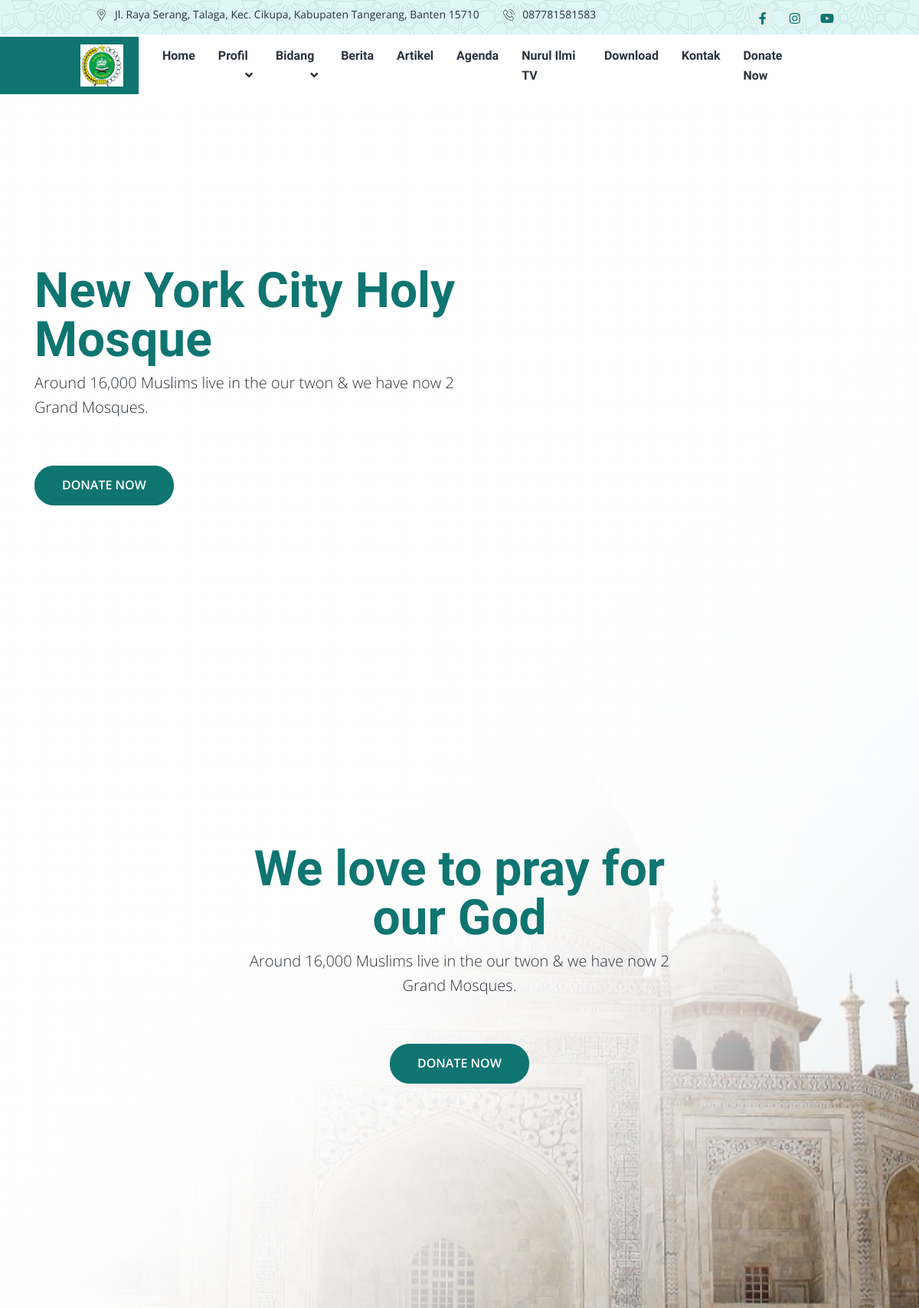
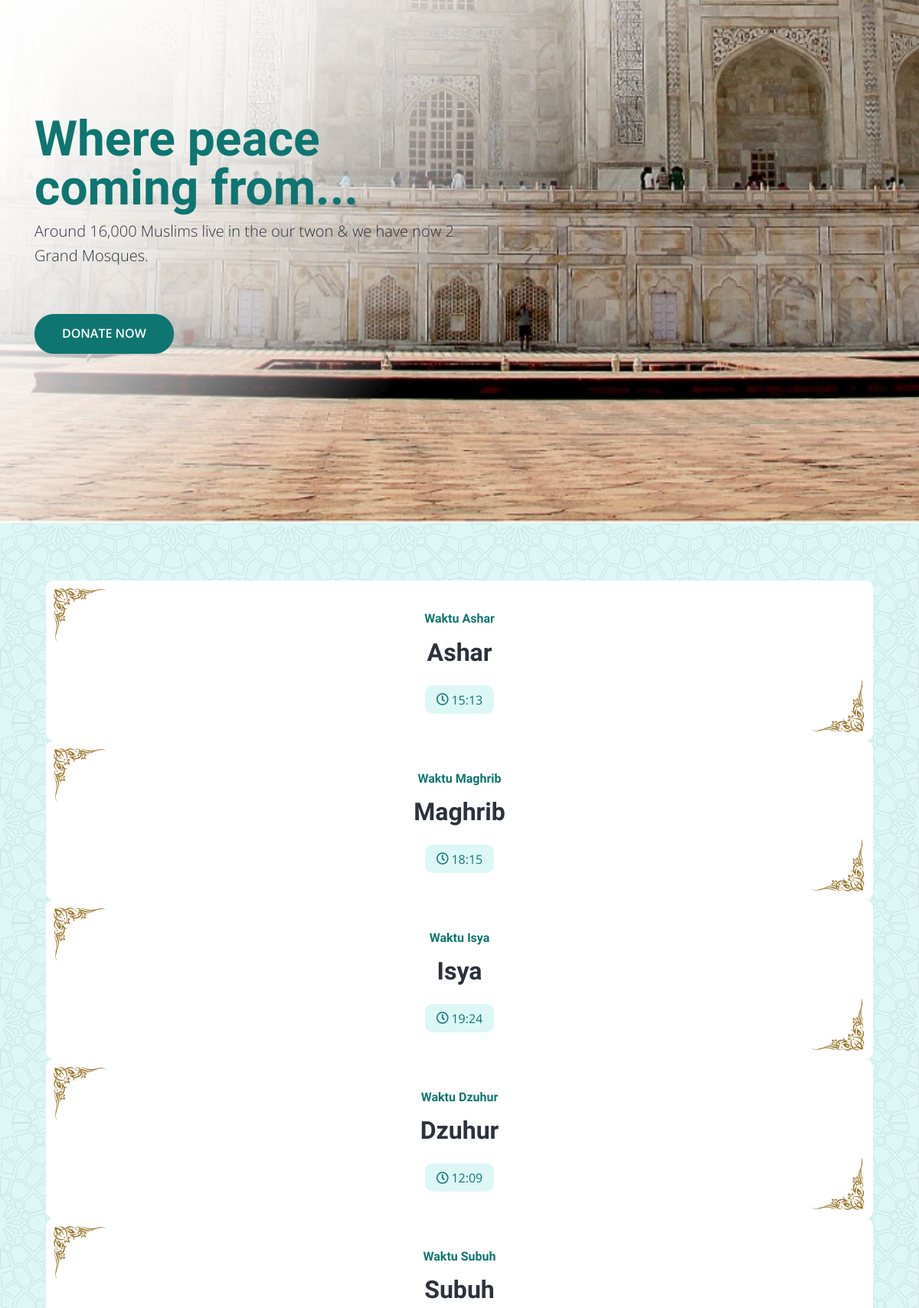
The page / (upper part) on the database its author committed (2 pictures, top to bottom).
### tables this page shows
CREATE TABLE `tbl_setting` (
  `id_setting` int(11) NOT NULL,
  `id_jadwal` int(11) NOT NULL,
  `nama_masjid` varchar(100) NOT NULL,
  `alamat` text NOT NULL,
  `no_hp` varchar(14) NOT NULL,
  `link_alamat` text NOT NULL,
  `email` text NOT NULL,
  `logo` text NOT NULL,
  `banner1` text NOT NULL,
  `banner2` text NOT NULL,
  `banner3` text NOT NULL,
  `judul1` varchar(100) NOT NULL,
  `judul2` varchar(100) NOT NULL,
  `judul3` varchar(100) NOT NULL,
  `sosmed1` text NOT NULL,
  `sosmed2` text NOT NULL,
  `sosmed3` text NOT NULL,
  `ayat_quran` varchar(100) NOT NULL,
  `artinya` text NOT NULL,
  `surah` varchar(100) NOT NULL
);

CREATE TABLE `tbl_jadwal` (
  `id_jadwal` int(11) NOT NULL,
  `waktu_shalat` varchar(100) NOT NULL,
  `jam` time NOT NULL,
  `status` int(11) NOT NULL
);

### application/controllers/Home.php (called while the page is built, shortened)
<?php
class Home extends CI_Controller {
    public function __construct(){
        $this->load->model('Jadwal_model', 'jadwal');
        $this->load->model('Setting_model', 'setting');
        $this->load->model('Artikel_model', 'artikel');
        $this->load->model('Agenda_model', 'agenda');
        $this->load->model('Sejarah_model', 'sejarah');
        $this->load->model('Pimpinan_model', 'pimpinan');
    }
	public function index()
	{
        $data = [
            'judul' => 'Home',
            'title' => 'Home - Masjid Nurul Ilmi',
            'menu'  => 'home',
            'artikel' => $this->artikel->getArtikel(),
            'agenda'  => $this->agenda->getAgenda(),
            'data_jadwal' => $this->jadwal->getDataJadwalDetail(),
            'jumlah_agenda' => $this->agenda->count_agenda(),
            'jumlah_pengurus' => $this->pimpinan->count_pengurus(),
            'data_sejarah' => $this->sejarah->getDataSejarah(),
            'data_setting' => $this->setting->getDataSetting()
        ];
		$this->load->view('webpage/v_home', $data);
	}
}

### index.php (called while the page is built, shortened)
<?php
require_once BASEPATH.'core/CodeIgniter.php';

### application/models/Artikel_model.php (called while the page is built, shortened)
<?php
class Artikel_model extends CI_Model {
    public function getArtikel()
    {
        $this->db->select('a.*, b.*');
        $this->db->from('tbl_artikel a');
        $this->db->join('tbl_kategori_artikel b', 'b.id_kategori = a.id_kategori', 'left');
        $this->db->limit(3);
        $this->db->where('a.status', '1');
        $this->db->order_by('a.judul', 'DESC');
        return $this->db->get()->result();
    }
}

### application/models/Agenda_model.php (called while the page is built, shortened)
<?php
class Agenda_model extends CI_Model {
	var $table = 'tbl_agenda';
    public function getAgenda()
    {
        $this->db->select('*');
        $this->db->from($this->table);
        $this->db->limit(3);
        $this->db->where('status', '1');
        $this->db->order_by('judul', 'DESC');
        return $this->db->get()->result();
    }
    public function count_agenda() {
        return $this->db->count_all('tbl_agenda');
    }
}

### application/models/Jadwal_model.php (called while the page is built, shortened)
<?php
class Jadwal_model extends CI_Model {
	var $table = 'tbl_jadwal';
    public function getDataJadwalDetail()
    {
        $this->db->select('*');
        $this->db->from($this->table);
        $this->db->where('status', '1');
        return $this->db->get()->result();
    }
}

### application/models/Pimpinan_model.php (called while the page is built, shortened)
<?php
class Pimpinan_model extends CI_Model {
	var $table = 'tbl_pimpinan';
    public function count_pengurus() {
        return $this->db->count_all($this->table);
    }
}

### application/models/Sejarah_model.php (called while the page is built, shortened)
<?php
class Sejarah_model extends CI_Model {
	var $table = 'tbl_sejarah';
    public function getDataSejarah()
	{
        return $this->db->get($this->table)->result();
	}
}

### application/models/Setting_model.php (called while the page is built, shortened)
<?php
class Setting_model extends CI_Model {
    public function getDataSetting()
	{
        $this->db->select('a.*, b.*');
        $this->db->from('tbl_setting a');
        $this->db->join('tbl_jadwal b', 'b.id_jadwal = a.id_jadwal', 'left');
		return $this->db->get()->result();
	}
}

### application/views/webpage/v_home.php (the view, shortened to what this page needs)
<!DOCTYPE html>
<html lang="en">
<head>
    <link rel="stylesheet" href="https://cdnjs.cloudflare.com/ajax/libs/font-awesome/6.5.1/css/all.min.css"
 />
    <link rel="stylesheet" href="<?= base_url('frontend/') ?>assets/css/app.min.css">
</head>
<body>
    <header class="header-area">
        <?php $this->load->view('layout/header.php') ?>
    </header>
    <div class="banner-area position-relative overflow-hidden">
        <div class="banner-slider">
            <div class="banner-item">
                <div class="banner-bg-image"><img src="<?= base_url('frontend/assets/images/banner/1.jpg') ?>"
                        alt="image"></div>
                <div class="container">
                    <div class="banner-wrapper">
                        <div class="banner-content ms-0">
                            <h1 class="display-3 text-primary" data-animation="fadeInDown" data-delay="0.7s">New York
                                City Holy Mosque
                            </h1>
                            <p class="lead mb-6 text-secondary" data-animation="fadeInDown" data-delay="0.7s">Around
                                16,000 Muslims live in the our twon & we have now 2 Grand Mosques.</p>
                            <a class='btn btn-primary border-radius-25 theme-btn-1 text-white'
                                data-animation='fadeInDown' data-delay='0.7s' href='/campaign'>
                                DONATE NOW</a>
                        </div>
                    </div>
                </div>
            </div>
            <div class="banner-item">
                <div class="banner-bg-image"><img src="<?= base_url('frontend/assets/images/banner/2.jpg') ?>"
                        alt="image"></div>
                <div class="container">
                    <div class="banner-wrapper">
                        <div class="banner-content text-center">
                            <h1 class="display-3 text-primary" data-animation="fadeInDown" data-delay="0.7s">We love to
                                pray for our God
                            </h1>
                            <p class="lead mb-6 text-secondary" data-animation="fadeInDown" data-delay="0.7s">Around
                                16,000 Muslims live in the our twon & we have now 2 Grand Mosques.</p>
                            <a class='btn btn-primary border-radius-25 theme-btn-1 text-white'
                                data-animation='fadeInDown' data-delay='0.7s' href='/campaign'>
                                DONATE NOW</a>
                        </div>
                    </div>
                </div>
            </div>
            <div class="banner-item">
                <div class="banner-bg-image"><img src="<?= base_url('frontend/assets/images/banner/3.jpg') ?>"
                        alt="image"></div>
                <div class="container">
                    <div class="banner-wrapper">
                        <div class="banner-content ms-0">
                            <h1 class="display-3 text-primary" data-animation="fadeInDown" data-delay="0.7s">Where peace
                                coming from...
                            </h1>
                            <p class="lead mb-6 text-secondary" data-animation="fadeInDown" data-delay="0.7s">Around
                                16,000 Muslims live in the our twon & we have now 2 Grand Mosques.</p>
                            <a class='btn btn-primary border-radius-25 theme-btn-1 text-white'
                                data-animation='fadeInDown' data-delay='0.7s' href='/campaign'>
                                DONATE NOW</a>
                        </div>
                    </div>
                </div>
            </div>
        </div>
    </div>
    <div class="prayer-time-area bg-light bg-image-pattern py-lg-7 py-5">
        <div class="container">
            <div class="prayer-timeline-container">
                <div class="prayer-slider">
                    <?php foreach($data_jadwal as $jadwal) : ?>
                    <div class="item">
                        <div class="prayer-timeline">
                            <div class="prayer-wrapper">
                                <h6 class="text-primary mb-3">Waktu <?= $jadwal->waktu_shalat ?></h6>
                                <h2 class="mb-4"><?= $jadwal->waktu_shalat ?></h2>
                                <span data-aos="fade-up" class="p-2 px-3 text-primary rounded bg-light"><span
                                        class="me-1"><i
                                            class="far fa-clock"></i></span><?= date('H:i', strtotime($jadwal->jam)) ?>
                                </span>
                            </div>
                        </div>
                    </div>
                    <?php endforeach; ?>
                </div>
            </div>
        </div>
    </div>
</body>
</html>

### application/views/layout/header.php (shortened to what this page needs)
<div class="header-top bg-light bg-image-pattern px-xl-8 py-2">
    <div class="container">
        <div class="header-top-wrapper">
            <?php foreach($data_setting as $setting) : ?>
            <ul class="navbar-address list-inline m-0">
                <li class="list-inline-item"><span class="icon"><img
                            src="<?= base_url('frontend/') ?>assets/images/location-icon.svg"
                            alt="title"></span><?= strip_tags(character_limiter($setting->alamat, 70)); ?></li>
                <li class="list-inline-item"><span class="icon"><img
                            src="<?= base_url('frontend/') ?>assets/images/phone-icon.svg"
                            alt="title"></span><?= $setting->no_hp ?>
                </li>
            </ul>
            <ul class="navbar-social list-inline m-0">
                <li class="list-inline-item"><a href="<?= $setting->sosmed1 ?>"><i class="fab fa-facebook-f"></i></a>
                </li>
                <li class="list-inline-item"><a href="<?= $setting->sosmed2 ?>"><i class="fab fa-instagram"></i></a>
                </li>
                <li class="list-inline-item"><a href="<?= $setting->sosmed3 ?>"><i class="fab fa-youtube"></i></a>
                </li>
            </ul>
            <?php endforeach; ?>
        </div>
    </div>
</div>
<div class="header-bottom bg-white px-xl-8">
    <nav class="container">
        <div class="header-navbar navbar navbar-expand-lg">
            <?php foreach($data_setting as $setting) : ?>
            <a class='navbar-brand' href='<?= base_url() ?>'><img
                    src="<?= base_url('upload/setting/'.$setting->logo) ?>" alt="images"></a>
            <?php endforeach; ?>
            <div class="collapse navbar-collapse" id="navbar-menu">
                <nav class="navbar-meanmenu">
                    <ul class="navbar-nav ms-auto">
                        <li class="nav-item"> <a class='nav-link' href='<?= base_url('home') ?>'>Home</a></li>
                        <li class="nav-item">
                            <a class='nav-link toogler' href='#'> Profil </a>
                        </li>
                        <li class="nav-item">
                            <a class='nav-link toogler' href='#' id="bidang"> Bidang </a>
                        </li>
                        <li class="nav-item"> <a class='nav-link'
                                href='<?= base_url('blog/kategori/berita') ?>'>Berita</a></li>
                        <li class="nav-item"> <a class='nav-link' href='<?= base_url('blog') ?>'>Artikel</a>
                        </li>
                        <li class="nav-item"> <a class='nav-link' href='<?= base_url('agenda') ?>'>Agenda</a>
                        </li>
                        <li class="nav-item"> <a class='nav-link' href='<?= base_url('video') ?>'>Nurul Ilmi
                                TV</a></li>
                        <li class="nav-item"> <a class='nav-link' href='<?= base_url('download') ?>'>Download</a></li>
                        <li class="nav-item"> <a class='nav-link' href='<?= base_url('kontak') ?>'>Kontak</a>
                        </li>
                    </ul>
                </nav>
                <ul class="navbar-nav align-items-center ms-auto">
                    <li class="nav-item">
                        <a class='nav-link me-4' href='#' id="donate">Donate Now</a>
                    </li>
                </ul>
            </div>
        </div>
    </nav>
</div>

### rows shown on the page
tbl_setting: alamat "Jl. Raya Serang, Talaga, Kec. Cikupa, Kabupaten Tangerang, Banten 15710", no_hp "087781581583", logo (picture)
tbl_jadwal: waktu_shalat "Ashar", jam "15:13"
tbl_jadwal: waktu_shalat "Maghrib", jam "18:15"
tbl_jadwal: waktu_shalat "Isya", jam "19:24"
tbl_jadwal: waktu_shalat "Dzuhur", jam "12:09"
tbl_jadwal: waktu_shalat "Subuh"
